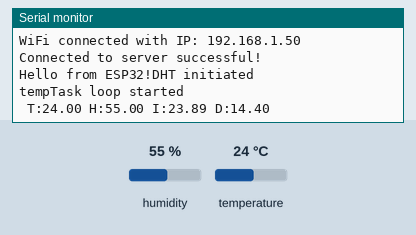
This sketch was run on a simulated ESP32. Shown: the last lines printed to the serial monitor. The inputs (shaded band) are chosen by the test bench; at power-on: humidity 55 %, temperature 24 °C. WiFi joins after 1.5 s; servers stay silent unless stated.

Above: at 2.7 s.
2.8 s: humidity set to 22 %
10.6 s: temperature set to 12 °C
At 12.5 s:
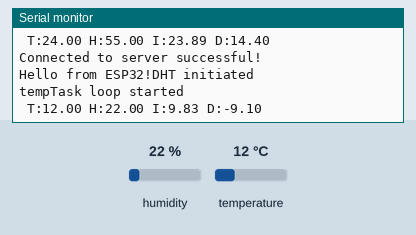
18.4 s: humidity set to 40 %
At 22.6 s:
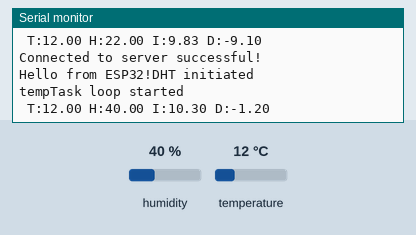

The sketch:

sara3.ino
```cpp
#include <Arduino.h>
#include <DHTesp.h>
#include <Ticker.h>
#include <SPI.h>
#include <WiFi.h>
#include "WiFiClient.h"
#include <SimpleTimer.h>
WiFiClient client;
#define DHTPIN 4         // Digital pin 4
//int dhtPin =4
#define DHTTYPE DHT22    // DHT 22
DHTesp dhtsnsor1;

//SimpleTimer timer;
char ssid[] = "ORAHA";       //Enter your WIFI Name
char pass[] = "AAssDDff";  //Enter your WIFI Password
const uint16_t port = 5050;
const char * host = "192.168.1.6";
String  temp;
String  hum;

void tempTask(void *pvParameters);
bool getTemperature();
void triggerGetTemp();

/** Task handle for the light value read task */
TaskHandle_t tempTaskHandle = NULL;
/** Ticker for temperature reading */
Ticker tempTicker;
/** Comfort profile */
ComfortState cf;
/** Flag if task should run */
bool tasksEnabled = false;


bool initTemp() {
  //byte resultValue = 0;
  // Initialize temperature sensor
  dhtsnsor1.setup(DHTPIN, DHTesp::DHT11);
   Serial.println("DHT initiated");
// Start task to get temperature
  xTaskCreatePinnedToCore(tempTask,"tempTask ", 4000,NULL,5,&tempTaskHandle, 1);
  if (tempTaskHandle == NULL) {
    Serial.println("Failed to start task for temperature update");
    return false;
  } else {
    // Start update of environment data every 20 seconds
    tempTicker.attach(20, triggerGetTemp);
  }
  return true;
}
void triggerGetTemp() {
  if (tempTaskHandle != NULL) {
     xTaskResumeFromISR(tempTaskHandle);
  }}
  void tempTask(void *pvParameters){
  Serial.println("tempTask loop started");
  while (1) // tempTask loop
  {
    if (tasksEnabled) {
      // Get temperature values
      getTemperature();
    }
    // Got sleep again
    vTaskSuspend(NULL);
  }
}
bool getTemperature() {
  // Reading temperature for humidity takes about 250 milliseconds!
  TempAndHumidity newValues = dhtsnsor1.getTempAndHumidity();
  // Check if any reads failed and exit early (to try again).
  if (dhtsnsor1.getStatus() != 0) {
    Serial.println("DHT11 error status: " + String(dhtsnsor1.getStatusString()));
    return false;
  }

  float heatIndex = dhtsnsor1.computeHeatIndex(newValues.temperature, newValues.humidity);
  float dewPoint = dhtsnsor1.computeDewPoint(newValues.temperature, newValues.humidity);
  //float cr = dhtsnsor1.getComfortRatio(cf, newValues.temperature, newValues.humidity);

  temp=String (newValues.temperature);
  hum=String (newValues.humidity);
  Serial.println(" T:" + String(newValues.temperature) + " H:" + String(newValues.humidity) + " I:" + String(heatIndex) + " D:" + String(dewPoint) + " ");
  client.println( temp );
  return true;
  /*client.println(" T:" + String(newValues.temperature) + " H:" + String(newValues.humidity) + " I:" + String(heatIndex) + " D:" + String(dewPoint) + " " + comfortStatus);
  return true;*/
}


void setup(){

  Serial.begin(9600);
  WiFi.begin(ssid, pass);
  while (WiFi.status() != WL_CONNECTED) {
    delay(500);
    client.println("...");
  }
  Serial.print("WiFi connected with IP: ");
  Serial.println(WiFi.localIP());

}

void loop()
{
  if (!client.connect(host, port)) {

        client.println("Connection to host failed");

        delay(1000);
        return;
  }

  Serial.println("Connected to server successful!");
  Serial.print("Hello from ESP32!");
  initTemp();


  tasksEnabled = true;
  if (!tasksEnabled) {
    // Wait 2 seconds to let system settle down
    delay(500);
    // Enable task that will read values from the DHT sensor
    tasksEnabled = true;
    if (tempTaskHandle != NULL) {
      vTaskResume(tempTaskHandle);
    }}
  yield();

  //client.println("Disconnecting...");
  client.stop();

  delay(10000);

}
```

Measured:
- after the input at 10.6 s, the serial monitor: prints a new line after 1.4 s (image 1)
- after the input at 18.4 s, the serial monitor: prints a new line after 3.8 s (image 2)
